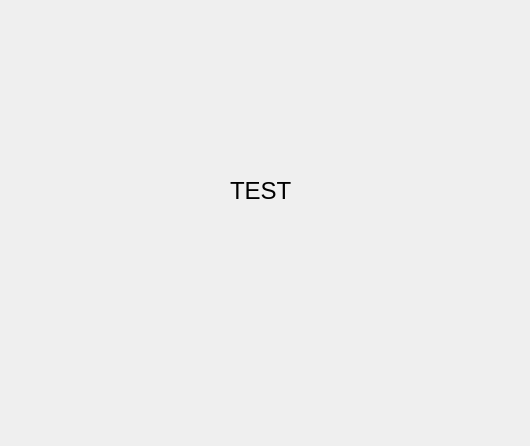
<?xml version="1.0" encoding="UTF-8"?>
<ui version="4.0">
 <class>Charts</class>
 <widget class="QWidget" name="Charts">
  <property name="geometry">
   <rect>
    <x>0</x>
    <y>0</y>
    <width>530</width>
    <height>446</height>
   </rect>
  </property>
  <property name="windowTitle">
   <string>Form</string>
  </property>
  <widget class="QLabel" name="label">
   <property name="geometry">
    <rect>
     <x>230</x>
     <y>170</y>
     <width>71</width>
     <height>41</height>
    </rect>
   </property>
   <property name="font">
    <font>
     <pointsize>18</pointsize>
    </font>
   </property>
   <property name="text">
    <string>TEST</string>
   </property>
  </widget>
 </widget>
 <resources/>
 <connections/>
</ui>
